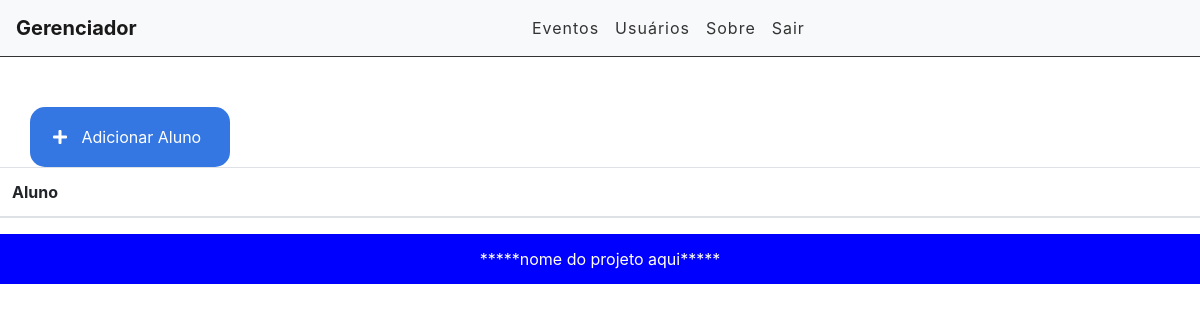
Page / (signed in) on the earlier database version.
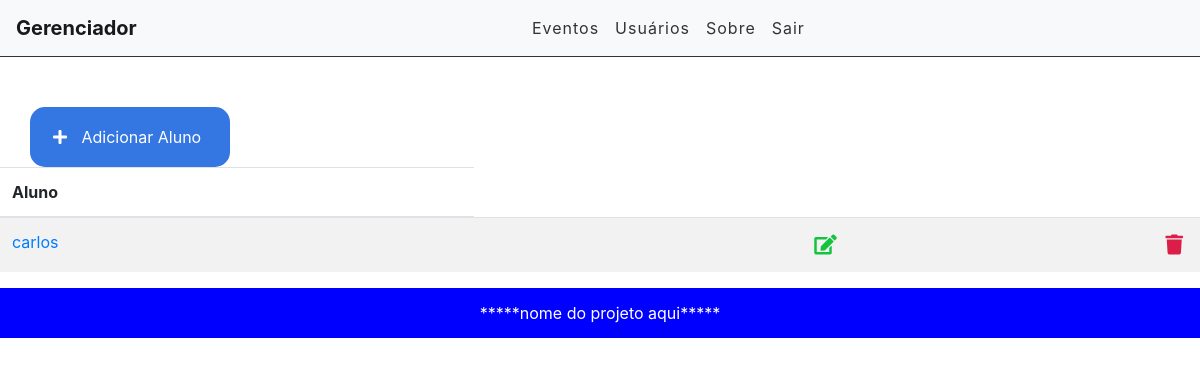
Same page on the later database version.
### main/models.py (models this page shows, shortened)
class Aluno(models.Model):
    STATUS = (
        ('ativo','Ativo'),
        ('inativo', 'Inativo'),
    )
    nome = models.CharField(max_length=255)
    telefone = models.IntegerField()
    email = models.EmailField()
    data_nascimento = models.DateField(null=True)
    description = models.TextField()
    status = models.CharField(max_length=8, choices=STATUS)
    created_at = models.DateTimeField(auto_now_add=True) #boas praticas
    updated_at = models.DateTimeField(auto_now=True) #boas praticas
    user = models.ForeignKey(get_user_model(), on_delete=models.CASCADE)

### main/views.py (the view)
# urls.py: path('', views.alunoView, name='aluno-lista'),
@login_required
def alunoView(request):
    alunos_list = Aluno.objects.all().order_by('-created_at').filter(user=request.user)
    paginator = Paginator(alunos_list, 5)
    page = request.GET.get('page')
    tasks = paginator.get_page(page)
    return render(request, 'main/list.html', {'alunos':tasks})

### main/templates/main/list.html (shortened to what this page needs)
{% extends 'base.html' %}
{% block content %}
<a id="add-link" href="newaluno/">
  <div class="col-2 add-div">
      <i class="fas fa-plus"></i> Adicionar Aluno
  </div>
</a>
<table class="table table-striped">
  <thead>
    <tr>
      <th scope="col">Aluno</th>
    </tr>
  </thead>
  <tbody>
    {% for aluno in alunos %}
        <tr>
            <td><span><a href="/aluno/{{aluno.id}}">{{aluno.nome}}</a></span></td>
            <td><a href="edit/{{aluno.id}}"><span><i class="fas fa-edit"></i></span></td>
            <td><a href="delete/{{aluno.id}}" class="delete-btn"><span><i class="fas fa-trash"></i></span></a></td>
        </tr>
    {% endfor %}
  </tbody>
</table>
{% endblock %}

Differences in the rows shown:
now on this page (row edited): Aluno: nome "carlos"
